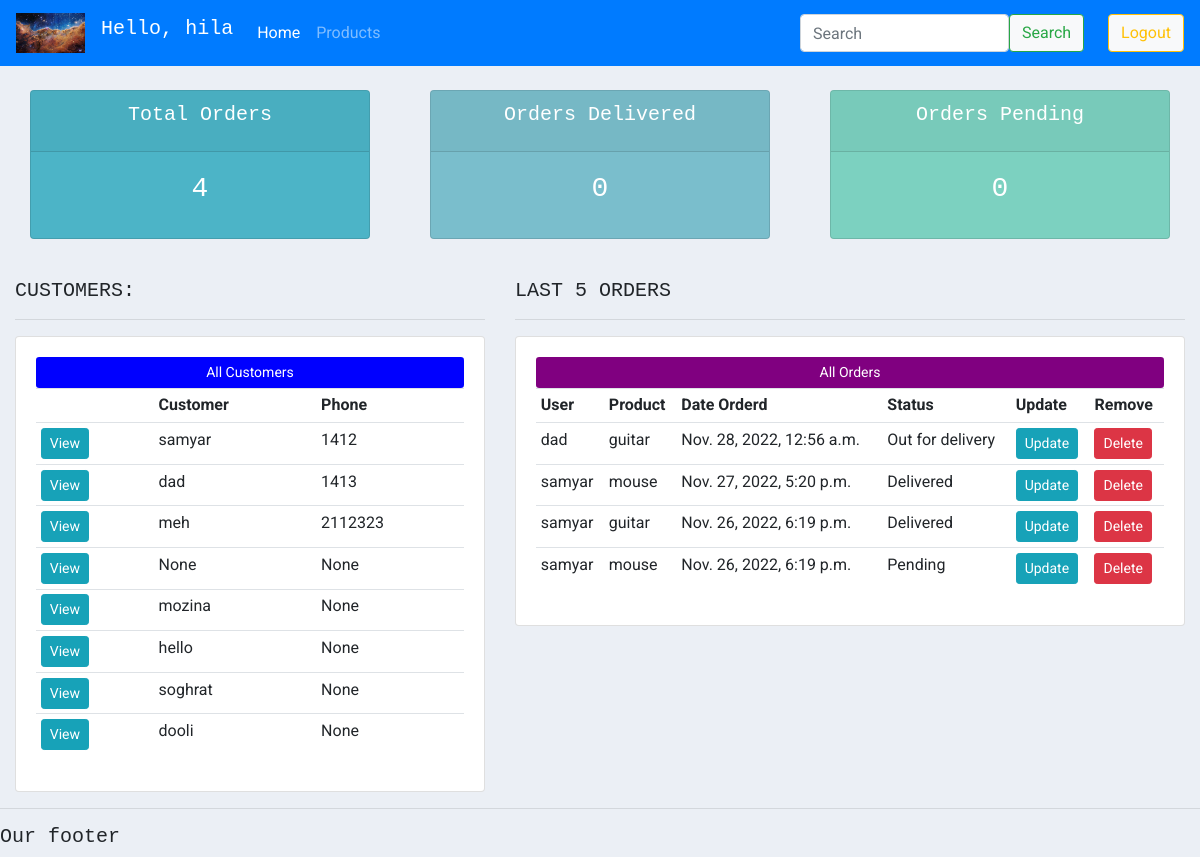
The app's page / (signed in) with its own data.
### website/models.py (models this page shows, shortened)
class Customer(models.Model):
	user = models.OneToOneField(User, null=True, blank=True, on_delete=models.CASCADE, related_name='customer')
	name = models.CharField(max_length=200, null=True)
	phone = models.CharField(max_length=200, null=True)
	email = models.EmailField(max_length=200, null=True)
	date_created = models.DateTimeField(auto_now_add=True, null=True)
	profile_pic = models.ImageField(default='profile.png' ,null=True, blank=True)
	def __str__(self):
		return self.name

class Order(models.Model):
	STATUS = (
			('Pending', 'Pending'),
			('Out for delivery', 'Out for delivery'),
			('Delivered', 'Delivered'),
			)
	product = models.ForeignKey(Product, null=True, on_delete=models.SET_NULL, related_name = 'ordered')
	customer = models.ForeignKey(Customer, null=True, on_delete=models.SET_NULL, related_name = 'has_ordered')
	date_created = models.DateTimeField(auto_now_add=True, null=True)
	status = models.CharField(max_length=200, null=True, choices=STATUS)
	note = models.CharField(max_length=1000, null=True)

class Product(models.Model):
	CATEGORY = (
			('Indoor', 'Indoor'),
			('Out Door', 'Out Door'),
			)
	name = models.CharField(max_length=200, null=True)
	price = models.FloatField(null=True)
	category = models.CharField(max_length=200, null=True, choices=CATEGORY)
	description = models.CharField(max_length=200, null=True, blank=True)
	date_created = models.DateTimeField(auto_now_add=True, null=True)
	tags = models.ManyToManyField(Tag)
	def __str__(self):
		return self.name

### website/decorators.py (the view)
    def wrapper(request, *args, **kwargs):
        group = None
        if request.user.groups:
            group = request.user.groups.all()[0].name
        if group == 'customer':
            return redirect('user-page')
        if group == 'admin':
            return view_func(request, *args, **kwargs)

### website/views.py (called while the page is built)
@login_required(login_url='login')
@admin_only
def home(request):
    customers = Customer.objects.all()
    orders = Order.objects.all().order_by('-customer')
    total_orders = orders.count()
    delivered = Order.objects.filter(status='delivered').count()
    pending = Order.objects.filter(status='pending').count()
    context = {'customers': customers,
            'orders': orders,
            'total_orders': total_orders,
            'delivered': delivered,
            'pending': pending
    }
    return render(request, 'website/home.html', context)

### website/templates/website/home.html
{%  extends 'website/layout_main.html' %}
{% block content %}
{%  include 'website/status.html' %}
<br>
<div class="row">
	<div class="col-md-5">
		<h5>CUSTOMERS:</h5>
		<hr>
		<div class="card card-body">
			<button class="btn btn-sm btn-block" style="color: white;background-color: blue; pointer-events: none;">All Customers</button>
			<table class="table table-sm">
				<tr>
					<th></th>
					<th>Customer</th>
					<th>Phone</th>
				</tr>
				{% for customer in customers %}
					<tr>
						<td><a class="btn btn-sm btn-info" href="{% url 'customer' customer.id %}">View</a></td>
						<td>{{customer.name}}</td>
						<td>{{customer.phone}}</td>
					</tr>
				{% endfor %}
			</table>
		</div>
	</div>
	<div class="col-md-7">
		<h5>LAST 5 ORDERS</h5>
		<hr>
		<div class="card card-body">
			<button class="btn btn-sm btn-block"  style="color: white;background-color: purple; pointer-events: none;">All Orders</button>
			<table class="table table-sm">
				<tr>
					<th>User</th>
					<th>Product</th>
					<th>Date Orderd</th>
					<th>Status</th>
					<th>Update</th>
					<th>Remove</th>
				</tr>
				{% for order in orders %}
					<tr>
						<td>{{order.customer}}</td>
						<td>{{order.product}}</td>
						<td>{{order.date_created}}</td>
						<td>{{order.status}}</td>
						<td><a class="btn btn-sm btn-info" href="{% url 'update_order' order.id %}">Update</a></td>
						<td><a class="btn btn-sm btn-danger" href="{% url 'delete_order' order.id %}">Delete</a></td>
					</tr>
				{% endfor %}
			</table>
		</div>
	</div>
</div>
{% endblock %}

### website/templates/website/layout_main.html (shortened to what this page needs)
{% load static %}
<!DOCTYPE html>
<html>
<head>
	<link rel="stylesheet" href="https://stackpath.bootstrapcdn.com/bootstrap/4.3.1/css/bootstrap.min.css">
	<link rel="stylesheet" type="text/css" href="{% static '/css/main.css' %}">
</head>
<body>
  {% include 'website/navbar.html' %}
	<div class="container-fluid">
	{% block content %}{% endblock %}
    </div>
	<hr>
	<h5>Our footer</h5>
</body>
</html>

### website/templates/website/navbar.html (shortened to what this page needs)
{% load static %}
<nav class="navbar navbar-expand-lg navbar-dark bg-primary">
    <a class="navbar-brand" href="{% url 'home' %}"><img style="height: 40px; width: auto;" src="{% static 'images/logo.png' %}" alt="Hi"></a>
    <h2 class="navbar-brand">Hello, {{ user }}</h2>
    <div class="collapse navbar-collapse" id="navbarScroll">
      <ul class="navbar-nav mr-auto my-2 my-lg-0 navbar-nav-scroll" style="max-height: 100px;">
        <li class="nav-item active">
          <a class="nav-link" href="{% url 'home' %}">Home <span class="sr-only">(current)</span></a>
        </li>
        {% if user.is_staff %}
        <li class="nav-item">
          <a class="nav-link" href="{% url 'products' %}">Products</a>
        </li>
        {% else %}
        <li class="nav-item">
          <a class="nav-link" href="{% url 'setting' %}">Settings</a>
        </li>
        {% endif %}
    </ul>
    <form class="form-inline my-2 my-lg-0">
        <input class="form-control my-2 my-lg-0 ml-lg-4" type="search" placeholder="Search" aria-label="Search">
        <button class="btn btn-light btn-outline-success my-2 my-sm-0" type="submit">Search</button>
    </form>
    <form class="form-inline my-2 my-lg-0 ml-lg-4" method="post" action="{% url 'logout' %}">
        <input class="btn btn-light btn-outline-warning my-2 my-sm-0" type="submit" value="Logout">
    </form>
  </div>
</nav>

### website/templates/website/status.html
<br>
<div class="row">
	<div class="col">
		<div class="col-md">
			<div class="card text-center text-white  mb-3" id="total-orders">
			  	<div class="card-header">
			  		<h5 class="card-title">Total Orders</h5>
			  	</div>
			  	<div class="card-body">
			    	<h3 class="card-title">{{total_orders}}</h3>
			  	</div>
			</div>
		</div>
	</div>
	<div class="col">
		<div class="col-md">
			<div class="card text-center text-white  mb-3" id="orders-delivered">
			  	<div class="card-header">
			  		<h5 class="card-title">Orders Delivered</h5>
			  	</div>
			  	<div class="card-body">
			    	<h3 class="card-title">{{delivered}}</h3>
			  	</div>
			</div>
		</div>
	</div>
	<div class="col">
		<div class="col-md">
			<div class="card text-center text-white  mb-3" id="orders-pending">
			  	<div class="card-header">
			  		<h5 class="card-title">Orders Pending</h5>
			  	</div>
			  	<div class="card-body">
			    	<h3 class="card-title">{{pending}}</h3>
			  	</div>
			</div>
		</div>
	</div>
</div>

### website/static/css/main.css (style rules this page uses)
#total-orders { background-color: #4cb4c7; }
#orders-delivered { background-color: #7abecc; }
#orders-pending { background-color: #7CD1C0; }

### website/templates/website/layout_main.html (style rules this page uses)
body { background-color: #ebeff5; font-family: 'Roboto', sans-serif; }
h1, h2, h3, h4, h5 { font-family: monaco,Consolas,Lucida Console,monospace; }
#total-orders { background-color: #4cb4c7; }
#orders-delivered { background-color: #7abecc; }
#orders-pending { background-color: #7CD1C0; }

### records on screen
Customer: name "samyar", phone "1412"
Customer: name "dad", phone "1413"
Customer: name "meh", phone "2112323"
Customer: name "None", phone "None"
Customer: name "mozina", phone "None"
Customer: name "hello", phone "None"
Customer: name "soghrat", phone "None"
Customer: name "dooli", phone "None"
Order: customer "dad", product "guitar", date_created "Nov. 28, 2022, 12:56 a.m.", status "Out for delivery"
Order: customer "samyar", product "mouse", date_created "Nov. 27, 2022, 5:20 p.m.", status "Delivered"
Order: customer "samyar", product "guitar", date_created "Nov. 26, 2022, 6:19 p.m.", status "Delivered"
Order: customer "samyar", product "mouse", date_created "Nov. 26, 2022, 6:19 p.m.", status "Pending"

### other values on screen
{{ user }} "hila"
{{ total_orders }} "4"
{{ delivered }} "0"
{{ pending }} "0"
